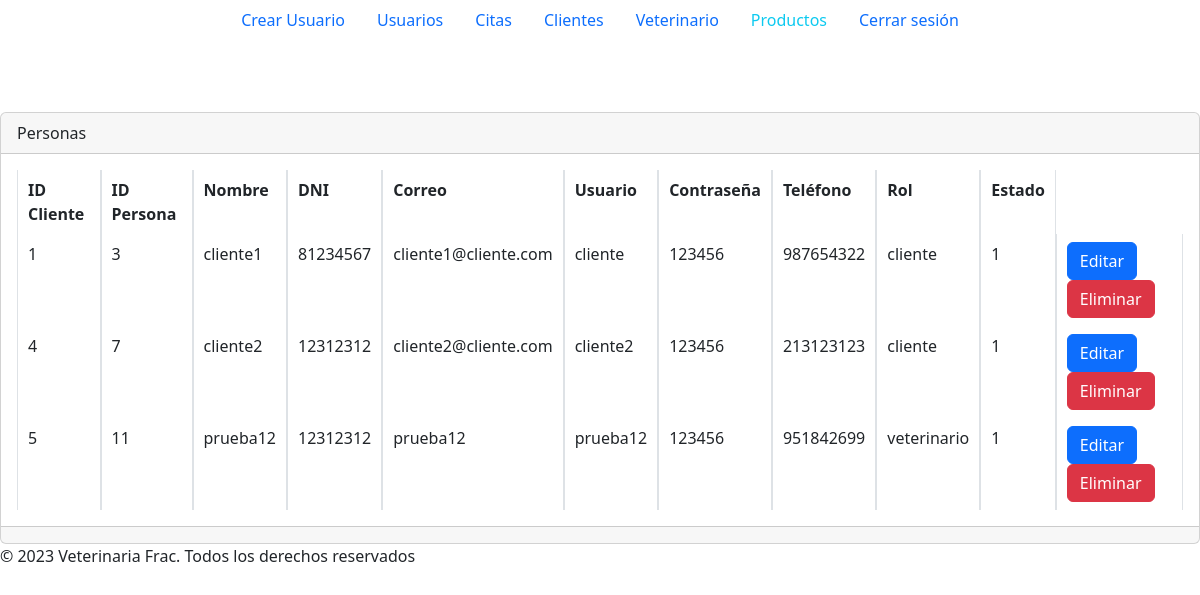
/secciones/clientes/index.php, run on an earlier commit of the app's database.
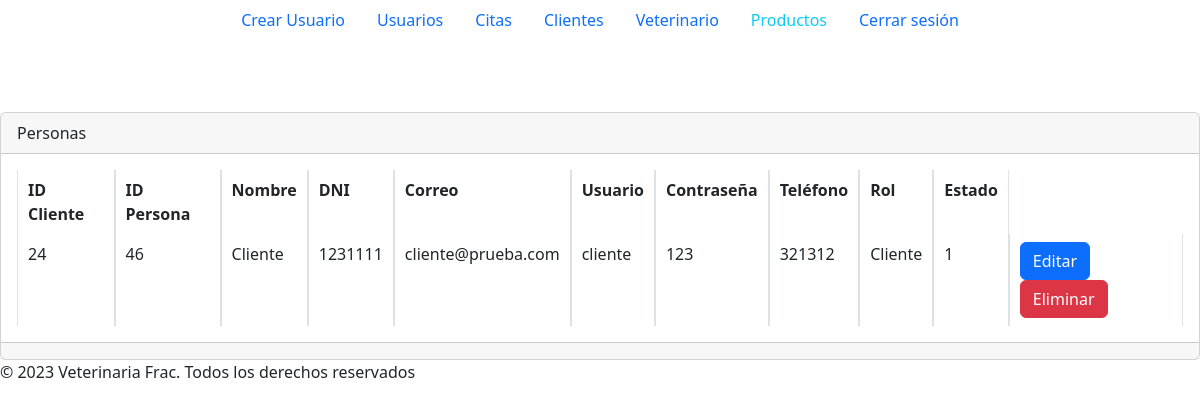
And on a later commit of the database.
### tables this page shows
CREATE TABLE `cliente` (
  `id` int(8) NOT NULL,
  `id_persona` int(8) NOT NULL
);

CREATE TABLE `persona` (
  `id` int(8) NOT NULL,
  `nombre` varchar(255) NOT NULL,
  `dni` int(8) NOT NULL,
  `correo` varchar(255) NOT NULL,
  `usuario` varchar(255) NOT NULL,
  `contrasenia` varchar(255) NOT NULL,
  `telefono` int(9) NOT NULL,
  `rol` varchar(255) NOT NULL,
  `estado` tinyint(1) NOT NULL
);

### secciones/clientes/index.php (the view, shortened to what this page needs)
<?php
include("../../config/bd.php");
function getDatosCliente($conn) {
    $sql = "SELECT c.id, c.id_persona, p.nombre, p.dni, p.correo, p.usuario, p.contrasenia, p.telefono, p.rol, p.estado
    FROM cliente c
    INNER JOIN persona p ON c.id_persona = p.id";
    $result = $conn->query($sql);
    if ($result->num_rows > 0) {
        return $result->fetch_all(MYSQLI_ASSOC);
    } else {
        return [];
    }
}
$reservations = getDatosCliente($conn);
?>
<?php include("../../plantillas/header.php")?>
<br />
<br />
<br />
<div class="card">
    <div class="card-header">
        Personas
    </div>
    <div class="card-body">
        <div class="table-responsive-sm">
            <table class="table table-bordered" id="tabla_id">
            <tr>
                <th>ID Cliente</th>
                <th>ID Persona</th>
                <th>Nombre</th>
                <th>DNI</th>
                <th>Correo</th>
                <th>Usuario</th>
                <th>Contraseña</th>
                <th>Teléfono</th>
                <th>Rol</th>
                <th>Estado</th>
            </tr>
            <?php foreach ($reservations as $reservation) : ?>
                <tr>
                    <td><?php echo $reservation['id']; ?></td>
                    <td><?php echo $reservation['id_persona']; ?></td>
                    <td><?php echo $reservation['nombre']; ?></td>
                    <td><?php echo $reservation['dni']; ?></td>
                    <td><?php echo $reservation['correo']; ?></td>
                    <td><?php echo $reservation['usuario']; ?></td>
                    <td><?php echo $reservation['contrasenia']; ?></td>
                    <td><?php echo $reservation['telefono']; ?></td>
                    <td><?php echo $reservation['rol']; ?></td>
                    <td><?php echo $reservation['estado']; ?></td>
                    <td>
                        <a href="editar.php?id=<?php echo $reservation['id']; ?>" class="btn btn-primary">Editar</a>
                        <a href="index.php?id=<?php echo $reservation['id']; ?>" class="btn btn-danger">Eliminar</a>
                    </tr>
            <?php endforeach; ?>
            </table>
        </div>
    </div>
    <div class="card-footer text-muted">
    </div>
</div>
<?php include("../../plantillas/footer.php")?>

What changed in the data, as far as the page shows it:
removed cliente: id "1", id_persona "3", id_persona.nombre "cliente1", id_persona.dni "81234567", id_persona.correo "cliente1@cliente.com", id_persona.usuario "cliente", id_persona.contrasenia "123456", id_persona.telefono "987654322", id_persona.rol "cliente", id_persona.estado "1"
removed cliente: id "4", id_persona "7", id_persona.nombre "cliente2", id_persona.dni "12312312", id_persona.correo "cliente2@cliente.com", id_persona.usuario "cliente2", id_persona.contrasenia "123456", id_persona.telefono "213123123", id_persona.rol "cliente", id_persona.estado "1"
removed cliente: id "5", id_persona "11", id_persona.nombre "prueba12", id_persona.dni "12312312", id_persona.correo "prueba12", id_persona.usuario "prueba12", id_persona.contrasenia "123456", id_persona.telefono "951842699", id_persona.rol "veterinario", id_persona.estado "1"
added cliente: id "24", id_persona "46", id_persona.nombre "Cliente", id_persona.dni "1231111", id_persona.correo "cliente@prueba.com", id_persona.usuario "cliente", id_persona.contrasenia "123", id_persona.telefono "321312", id_persona.rol "Cliente", id_persona.estado "1"
